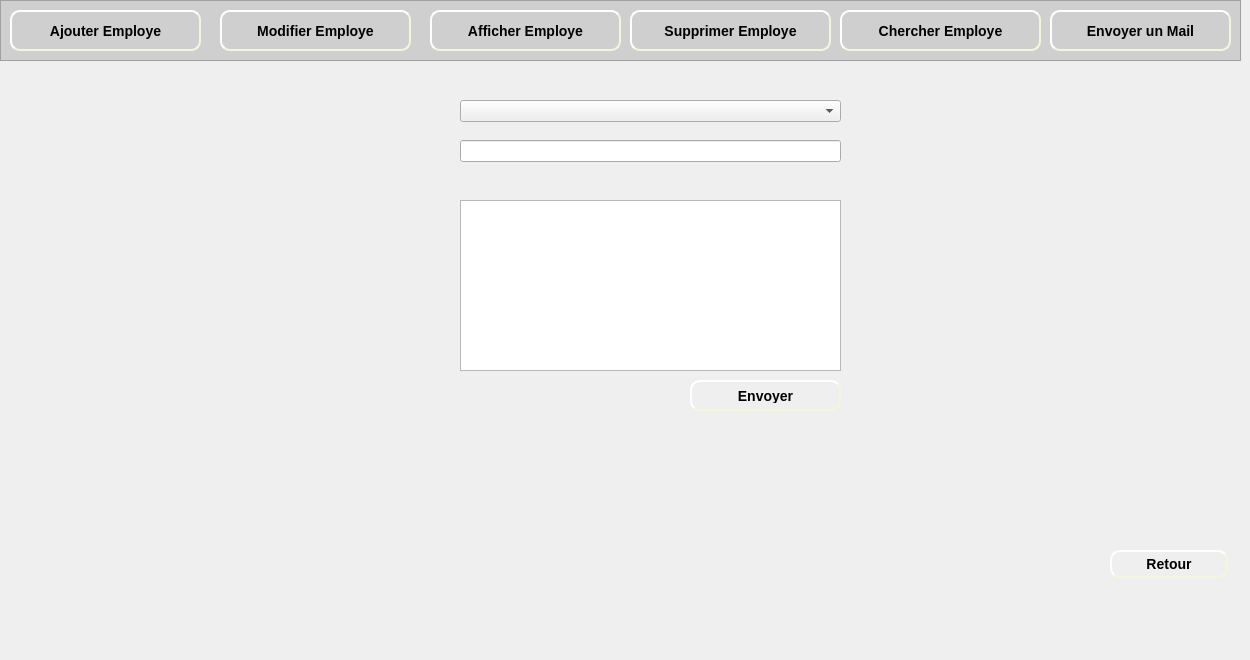
    <widget class="QWidget" name="page_16">
     <widget class="QFrame" name="frame_14">
      <property name="geometry">
       <rect>
        <x>0</x>
        <y>0</y>
        <width>1241</width>
        <height>61</height>
       </rect>
      </property>
      <property name="styleSheet">
       <string notr="true">background-color: rgb(207, 207, 207);</string>
      </property>
      <property name="frameShape">
       <enum>QFrame::StyledPanel</enum>
      </property>
      <property name="frameShadow">
       <enum>QFrame::Raised</enum>
      </property>
      <widget class="QPushButton" name="pushButton_ajouterEmploye_8">
       <property name="geometry">
        <rect>
         <x>10</x>
         <y>10</y>
         <width>191</width>
         <height>41</height>
        </rect>
       </property>
       <property name="styleSheet">
        <string notr="true">#pushButton_ajouterEmploye_8
{
	background-color: rgb(207, 207, 207);
	border-color: beige;
border-style: outset;
  border-width: 2px;
  border-radius: 10px;
  font: bold 14px;
  min-width: 6em;
  padding: 6px;

}
#pushButton_ajouterEmploye_8:hover
{
	border-color: blue;
}</string>
       </property>
       <property name="text">
        <string>Ajouter Employe</string>
       </property>
      </widget>
      <widget class="QLabel" name="label_134">
       <property name="geometry">
        <rect>
         <x>20</x>
         <y>20</y>
         <width>21</width>
         <height>21</height>
        </rect>
       </property>
       <property name="text">
        <string/>
       </property>
       <property name="pixmap">
        <pixmap>../Bouttons/ajouMachine-removebg-preview.png</pixmap>
       </property>
       <property name="scaledContents">
        <bool>true</bool>
       </property>
      </widget>
      <widget class="QPushButton" name="pushButton_modifierEmploye_8">
       <property name="geometry">
        <rect>
         <x>220</x>
         <y>10</y>
         <width>191</width>
         <height>41</height>
        </rect>
       </property>
       <property name="styleSheet">
        <string notr="true">#pushButton_modifierEmploye_8
{
	background-color: rgb(207, 207, 207);
	border-color: beige;
border-style: outset;
  border-width: 2px;
  border-radius: 10px;
  font: bold 14px;
  min-width: 6em;
  padding: 6px;

}
#pushButton_modifierEmploye_8:hover
{
	border-color: blue;
}</string>
       </property>
       <property name="text">
        <string>Modifier Employe</string>
       </property>
      </widget>
      <widget class="QLabel" name="label_135">
       <property name="geometry">
        <rect>
         <x>230</x>
         <y>20</y>
         <width>21</width>
         <height>21</height>
        </rect>
       </property>
       <property name="text">
        <string/>
       </property>
       <property name="pixmap">
        <pixmap>../Bouttons/modifier-removebg-preview.png</pixmap>
       </property>
       <property name="scaledContents">
        <bool>true</bool>
       </property>
      </widget>
      <widget class="QPushButton" name="pushButton_afficherEmploye_7">
       <property name="geometry">
        <rect>
         <x>430</x>
         <y>10</y>
         <width>191</width>
         <height>41</height>
        </rect>
       </property>
       <property name="styleSheet">
        <string notr="true">#pushButton_afficherEmploye_7
{

	border-color: beige;
border-style: outset;
  border-width: 2px;
  border-radius: 10px;
  font: bold 14px;
  min-width: 6em;
  padding: 6px;

}
#pushButton_afficherEmploye_7:hover
{
	border-color: blue;
}</string>
       </property>
       <property name="text">
        <string>Afficher Employe</string>
       </property>
      </widget>
      <widget class="QLabel" name="label_136">
       <property name="geometry">
        <rect>
         <x>440</x>
         <y>20</y>
         <width>21</width>
         <height>21</height>
        </rect>
       </property>
       <property name="text">
        <string/>
       </property>
       <property name="pixmap">
        <pixmap>../Bouttons/afficher-removebg-preview.png</pixmap>
       </property>
       <property name="scaledContents">
        <bool>true</bool>
       </property>
      </widget>
      <widget class="QPushButton" name="pushButton_supprimerEmploye_7">
       <property name="geometry">
        <rect>
         <x>630</x>
         <y>10</y>
         <width>201</width>
         <height>41</height>
        </rect>
       </property>
       <property name="styleSheet">
        <string notr="true">#pushButton_supprimerEmploye_7
{
	background-color: rgb(207, 207, 207);
	border-color: beige;
border-style: outset;
  border-width: 2px;
  border-radius: 10px;
  font: bold 14px;
  min-width: 6em;
  padding: 6px;

}
#pushButton_supprimerEmploye_7:hover
{
	border-color: blue;
}</string>
       </property>
       <property name="text">
        <string>Supprimer Employe</string>
       </property>
      </widget>
      <widget class="QLabel" name="label_137">
       <property name="geometry">
        <rect>
         <x>640</x>
         <y>20</y>
         <width>21</width>
         <height>21</height>
        </rect>
       </property>
       <property name="text">
        <string/>
       </property>
       <property name="pixmap">
        <pixmap>../Bouttons/supprimerMachine-removebg-preview.png</pixmap>
       </property>
       <property name="scaledContents">
        <bool>true</bool>
       </property>
      </widget>
      <widget class="QPushButton" name="pushButton_7">
       <property name="geometry">
        <rect>
         <x>840</x>
         <y>10</y>
         <width>201</width>
         <height>41</height>
        </rect>
       </property>
       <property name="styleSheet">
        <string notr="true">#pushButton_7
{

	border-color: beige;
border-style: outset;
  border-width: 2px;
  border-radius: 10px;
  font: bold 14px;
  min-width: 6em;
  padding: 6px;

}
#pushButton_7:hover
{
	border-color: blue;
}</string>
       </property>
       <property name="text">
        <string>Chercher Employe</string>
       </property>
      </widget>
      <widget class="QLabel" name="label_138">
       <property name="geometry">
        <rect>
         <x>850</x>
         <y>20</y>
         <width>21</width>
         <height>21</height>
        </rect>
       </property>
       <property name="text">
        <string/>
       </property>
       <property name="pixmap">
        <pixmap>../Bouttons/consulter-removebg-preview.png</pixmap>
       </property>
       <property name="scaledContents">
        <bool>true</bool>
       </property>
      </widget>
      <widget class="QPushButton" name="pushButton_envoyerMail_7">
       <property name="geometry">
        <rect>
         <x>1050</x>
         <y>10</y>
         <width>181</width>
         <height>41</height>
        </rect>
       </property>
       <property name="styleSheet">
        <string notr="true">#pushButton_envoyerMail_7
{

	border-color: beige;
border-style: outset;
  border-width: 2px;
  border-radius: 10px;
  font: bold 14px;
  min-width: 6em;
  padding: 6px;

}
#pushButton_envoyerMail_7:hover
{
	border-color: blue;
}</string>
       </property>
       <property name="text">
        <string>Envoyer un Mail</string>
       </property>
      </widget>
      <widget class="QLabel" name="label_139">
       <property name="geometry">
        <rect>
         <x>1060</x>
         <y>20</y>
         <width>21</width>
         <height>16</height>
        </rect>
       </property>
       <property name="text">
        <string/>
       </property>
       <property name="pixmap">
        <pixmap>../Bouttons/mail-removebg-preview.png</pixmap>
       </property>
       <property name="scaledContents">
        <bool>true</bool>
       </property>
      </widget>
     </widget>
     <widget class="QLabel" name="label_140">
      <property name="geometry">
       <rect>
        <x>0</x>
        <y>60</y>
        <width>1241</width>
        <height>591</height>
       </rect>
      </property>
      <property name="text">
       <string/>
      </property>
      <property name="pixmap">
       <pixmap>../Bouttons/fontFinal.jpg</pixmap>
      </property>
     </widget>
     <widget class="QPushButton" name="pushButton_retour_13">
      <property name="geometry">
       <rect>
        <x>1110</x>
        <y>550</y>
        <width>118</width>
        <height>28</height>
       </rect>
      </property>
      <property name="styleSheet">
       <string notr="true">#pushButton_retour_13
{
	
	border-color: beige;
border-style: outset;
  border-width: 2px;
  border-radius: 10px;
  font: bold 14px;
  min-width: 6em;
  padding: 6px;

}
#pushButton_retour_13:hover
{
	border-color: blue;
}</string>
      </property>
      <property name="text">
       <string>Retour</string>
      </property>
     </widget>
     <widget class="QLabel" name="label_143">
      <property name="geometry">
       <rect>
        <x>1120</x>
        <y>560</y>
        <width>21</width>
        <height>16</height>
       </rect>
      </property>
      <property name="text">
       <string/>
      </property>
      <property name="pixmap">
       <pixmap>../Bouttons/retour-removebg-preview.png</pixmap>
      </property>
      <property name="scaledContents">
       <bool>true</bool>
      </property>
     </widget>
     <widget class="QComboBox" name="comboBox_mail">
      <property name="geometry">
       <rect>
        <x>460</x>
        <y>100</y>
        <width>381</width>
        <height>22</height>
       </rect>
      </property>
     </widget>
     <widget class="QPushButton" name="pushButton_envoyer">
      <property name="geometry">
       <rect>
        <x>690</x>
        <y>380</y>
        <width>151</width>
        <height>31</height>
       </rect>
      </property>
      <property name="styleSheet">
       <string notr="true">#pushButton_envoyer
{
	
	border-color: beige;
border-style: outset;
  border-width: 2px;
  border-radius: 10px;
  font: bold 14px;
  min-width: 6em;
  padding: 6px;

}
#pushButton_envoyer:hover
{
	border-color: blue;
}</string>
      </property>
      <property name="text">
       <string>Envoyer</string>
      </property>
     </widget>
     <widget class="QLabel" name="label_145">
      <property name="geometry">
       <rect>
        <x>700</x>
        <y>390</y>
        <width>21</width>
        <height>16</height>
       </rect>
      </property>
      <property name="text">
       <string/>
      </property>
      <property name="pixmap">
       <pixmap>../Bouttons/mail-removebg-preview.png</pixmap>
      </property>
      <property name="scaledContents">
       <bool>true</bool>
      </property>
     </widget>
     <widget class="QPlainTextEdit" name="msg">
      <property name="geometry">
       <rect>
        <x>460</x>
        <y>200</y>
        <width>381</width>
        <height>171</height>
       </rect>
      </property>
     </widget>
     <widget class="QLineEdit" name="subject">
      <property name="geometry">
       <rect>
        <x>460</x>
        <y>140</y>
        <width>381</width>
        <height>22</height>
       </rect>
      </property>
     </widget>
    </widget>
